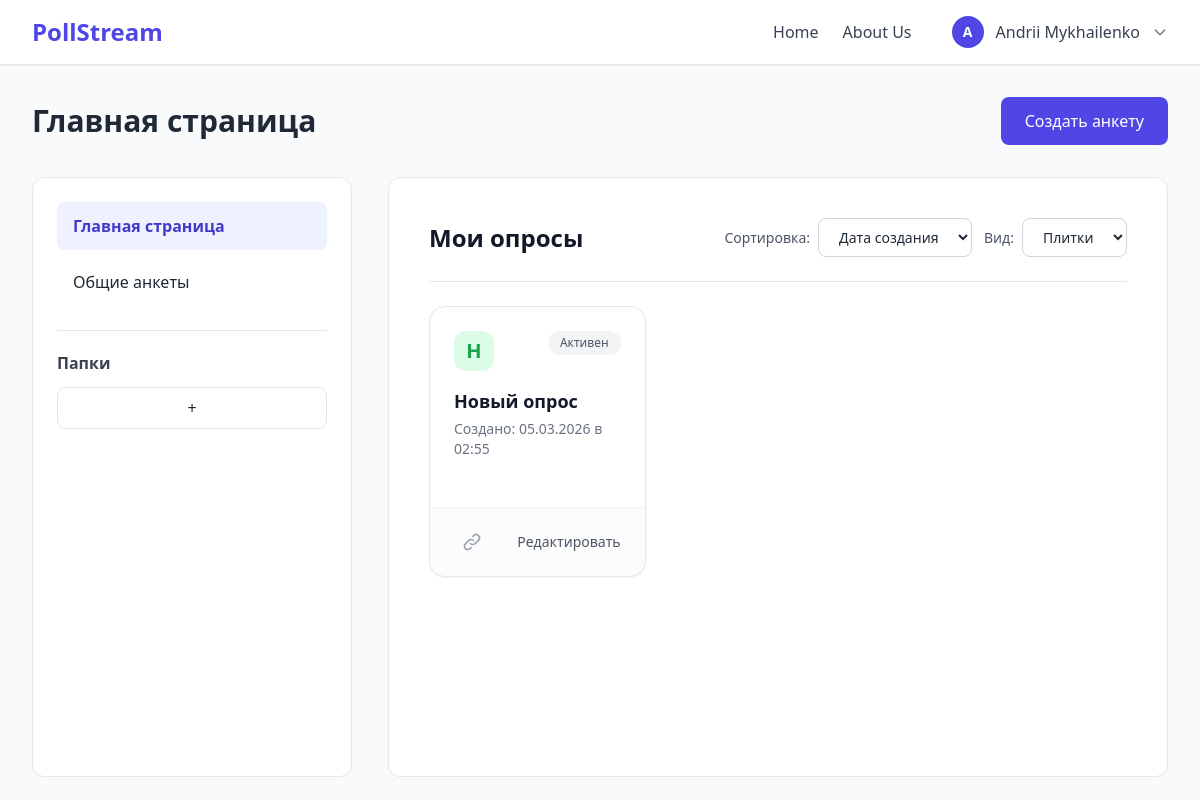
Screenshot of / (signed in) with the database file from the repository.
### polls/models.py (models this page shows, shortened)
class Survey(models.Model):
    VISIBILITY_CHOICES = [
        ('private', 'Приватная'),
        ('link', 'По ссылке'),
        ('public', 'Публичная'),
    ]
    RESPONSE_CHOICES = [
        ('unlimited', 'Неограниченное'),
        ('limited', 'Ограниченное количество'),
        ('date_limit', 'До определённой даты'),
    ]
    author = models.ForeignKey(User, on_delete=models.CASCADE, related_name="surveys")
    name = models.CharField(max_length=255, verbose_name="Название анкеты")
    description = models.TextField(blank=True, null=True, verbose_name="Описание анкеты")
    survey_type = models.CharField(max_length=50, default='custom', verbose_name="Тип анкеты")
    state_json = models.JSONField(blank=True, null=True, verbose_name="Структура анкеты")
    visibility = models.CharField(max_length=20, choices=VISIBILITY_CHOICES, default='link', verbose_name="Видимость")
    response_type = models.CharField(max_length=20, choices=RESPONSE_CHOICES, default='unlimited', verbose_name="Ограничение ответов")
    response_limit = models.IntegerField(blank=True, null=True, verbose_name="Максимум ответов")
    response_deadline = models.DateTimeField(blank=True, null=True, verbose_name="Крайний срок")
    show_progress_bar = models.BooleanField(default=True, verbose_name="Показывать прогресс")
    show_question_numbers = models.BooleanField(default=True, verbose_name="Показывать номера вопросов")
    shuffle_questions = models.BooleanField(default=False, verbose_name="Перемешивать вопросы")
    allow_edit_after_submit = models.BooleanField(default=False, verbose_name="Разрешить изменения после отправки")
    is_active = models.BooleanField(default=True, verbose_name="Активна")
    created_at = models.DateTimeField(auto_now_add=True, verbose_name="Дата создания")
    updated_at = models.DateTimeField(auto_now=True, verbose_name="Дата обновления")
    class Meta:
        verbose_name = "Анкета"
        verbose_name_plural = "Анкеты"
        ordering = ['-created_at']

### polls/views.py (the view, shortened to what this page needs)
# urls.py: path('', views.index, name='index'),      # главная
@login_required
def index(request):
    surveys = Survey.objects.filter(author=request.user).order_by('-created_at')
    context = {
        "survey_templates": get_survey_templates(),
        "surveys": surveys,
    }
    return render(request, 'polls/index.html', context)

### polls/templates/polls/index.html (shortened to what this page needs)
{% extends "polls/base.html" %}
{% load static %}
{% block extra_css %}
<link rel="stylesheet" href="{% static 'polls/css/index.css' %}">
{% endblock %}
{% block content %}
<div class="flex justify-between items-center h-[64px] mb-6">
  <h1 class="text-3xl font-semibold">Главная страница</h1>
  <button id="openModal" class="bg-indigo-600 text-white text-base px-6 py-3 rounded-lg hover:bg-indigo-700 transition">
    Создать анкету
  </button>
</div>
<div class="flex gap-9 items-stretch">
  <aside class="w-80 bg-white border rounded-xl p-6">
    <nav class="mb-6">
      <ul class="space-y-2 text-base">
        <li>
          <a class="block px-4 py-3 rounded-lg bg-indigo-50 text-indigo-700 font-semibold">
            Главная страница
          </a>
        </li>
        <li>
          <a class="block px-4 py-3 rounded-lg hover:bg-gray-100 cursor-pointer">
            Общие анкеты
          </a>
        </li>
      </ul>
    </nav>
    <div class="border-t pt-5">
      <span class="block text-base font-semibold text-gray-700 mb-3">Папки</span>
      <button class="w-full border rounded-lg py-2 text-base hover:bg-gray-100">+</button>
    </div>
  </aside>
  <section class="flex-1">
    <div class="bg-white border rounded-xl p-10 flex flex-col min-h-[600px]">
      <div class="flex justify-between items-center mb-6 pb-6 border-b">
        <h2 class="text-2xl font-bold text-gray-900">Мои опросы</h2>
        <div class="flex gap-3">
            <div class="flex items-center gap-2">
              <span class="text-sm text-gray-600">Сортировка:</span>
              <select class="border border-gray-300 rounded-lg px-4 py-2 text-sm bg-white focus:ring-2 focus:ring-indigo-500 outline-none">
                <option>Дата создания</option>
              </select>
            </div>
            <div class="flex items-center gap-2">
              <span class="text-sm text-gray-600">Вид:</span>
              <select class="border border-gray-300 rounded-lg px-4 py-2 text-sm bg-white focus:ring-2 focus:ring-indigo-500 outline-none">
                <option>Плитки</option>
              </select>
            </div>
        </div>
      </div>
      <div class="flex-1">
        {% if surveys %}
          <div class="grid grid-cols-1 md:grid-cols-2 lg:grid-cols-3 gap-6">
            {% for survey in surveys %}
                <div class="bg-white rounded-2xl shadow-sm border border-gray-200 flex flex-col hover:shadow-lg transition duration-200 group relative">
                    <a href="{% url 'survey_detail' survey.id %}" class="p-6 block flex-1">
                        <div class="flex items-start justify-between mb-4">
                            <div class="w-10 h-10 rounded-xl flex items-center justify-center font-bold text-xl
                                {% if survey.survey_type == 'template' %}bg-purple-100 text-purple-600{% else %}bg-green-100 text-green-600{% endif %}">
                                {{ survey.name|slice:":1"|upper }}
                            </div>
                            <span class="px-3 py-1 bg-gray-100 text-gray-600 text-xs font-medium rounded-full">Активен</span>
                        </div>
                        <h3 class="text-lg font-semibold text-gray-900 mb-1 group-hover:text-indigo-600 transition truncate" title="{{ survey.name }}">
                            {{ survey.name }}
                        </h3>
                        <p class="text-sm text-gray-500 mb-2">
                            Создано: {{ survey.created_at|date:"d.m.Y в H:i" }}
                        </p>
                    </a>
                    <div class="px-6 py-4 border-t border-gray-100 flex items-center justify-between bg-gray-50/50 rounded-b-2xl">
                        <div class="flex gap-2">
                            <button class="p-2 text-gray-400 hover:text-indigo-600 hover:bg-indigo-50 rounded-lg transition" title="Копировать ссылку">
                                <svg class="w-5 h-5" fill="none" stroke="currentColor" viewBox="0 0 24 24">
                                    <path stroke-linecap="round" stroke-linejoin="round" stroke-width="2" d="M13.828 10.172a4 4 0 00-5.656 0l-4 4a4 4 0 105.656 5.656l1.102-1.101m-.758-4.899a4 4 0 005.656 0l4-4a4 4 0 00-5.656-5.656l-1.1 1.1"></path>
                                </svg>
                            </button>
                        </div>
                        <a href="{% url 'survey_edit' survey.id %}" class="text-sm font-medium text-gray-600 hover:text-indigo-600 transition z-10">
                            Редактировать
                        </a>
                    </div>
                </div>
            {% endfor %}
          </div>
        {% endif %}
      </div>
    </div>
  </section>
</div>
{% endblock %}

### polls/templates/polls/base.html (shortened to what this page needs)
<!DOCTYPE html>
{% load static %}
<html lang="ru">
<head>
  <script src="https://cdn.tailwindcss.com"></script>
  {% block extra_css %}{% endblock %}
</head>
<body class="bg-gray-50 text-gray-800">
<header class="bg-white border-b shadow-sm">
  <div class="max-w-[1400px] mx-auto px-8 h-16 flex items-center justify-between">
    <div class="font-bold text-indigo-600 text-2xl">PollStream</div>
    <nav class="flex items-center gap-6">
      <a href="{% url 'index' %}" class="text-base text-gray-700 hover:text-indigo-600 transition">Home</a>
      <a href="#" class="text-base text-gray-700 hover:text-indigo-600 transition">About Us</a>
      <div class="flex items-center gap-3 ml-4 relative">
        <button type="button" class="flex items-center gap-3 cursor-pointer" id="user-menu-button">
          <div class="w-8 h-8 rounded-full flex items-center justify-center text-sm font-bold
                      {% if user.is_authenticated %}bg-indigo-600 text-white{% else %}bg-gray-400 text-white{% endif %}">
            {% if user.is_authenticated %}
              {{ user.get_full_name|default:user.username|slice:":1"|upper }}
            {% else %}
              G
            {% endif %}
          </div>
              <span class="text-base text-gray-700">
                  {% if user.is_authenticated %}
                    {{ user.get_full_name|default:user.username }}
                  {% else %}
                    Guest
                  {% endif %}
                </span>
          <svg class="w-4 h-4 text-gray-500" fill="none" stroke="currentColor" viewBox="0 0 24 24">
            <path stroke-linecap="round" stroke-linejoin="round" stroke-width="2" d="M19 9l-7 7-7-7"></path>
          </svg>
        </button>
      </div>
    </nav>
  </div>
</header>
<main class="max-w-full mx-auto px-8 py-6">
  {% block content %}{% endblock %}
</main>
</body>
</html>

### polls/static/polls/css/index.css (style rules this page uses)
button, a { transition: all 0.2s ease; }

### rows the page displays
Survey: name "Н", name "Новый опрос", created_at "05.03.2026 в 02:55"

### other values shown
{{ user.get_full_name|default:user.username|slice:":1"|upper }} "A"
{{ user.get_full_name|default:user.username }} "Andrii Mykhailenko"
